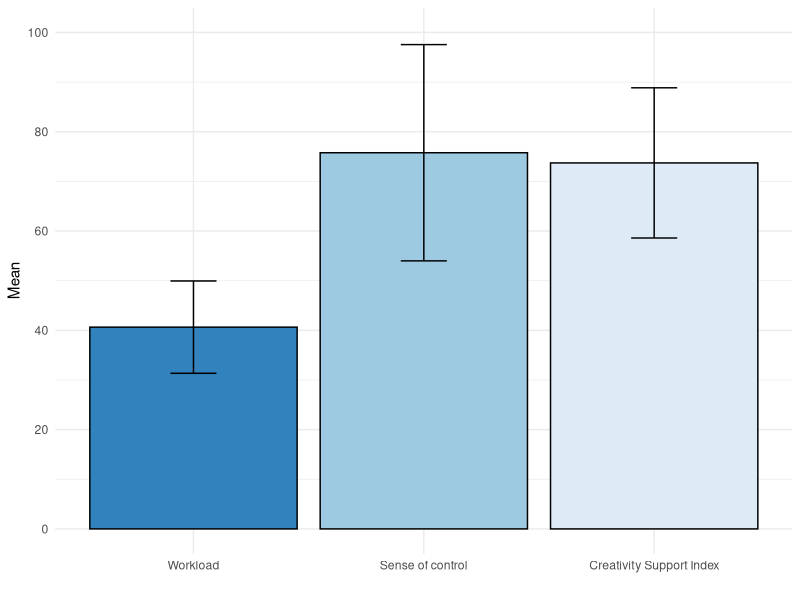
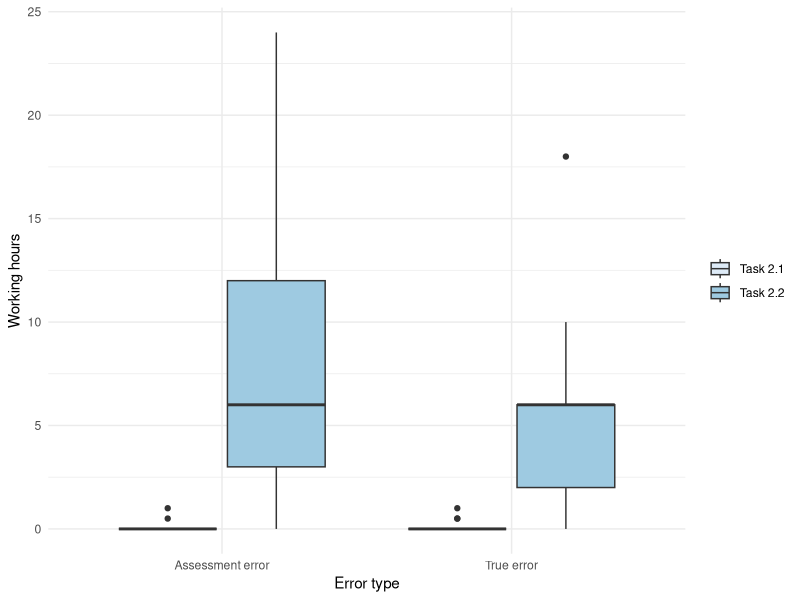
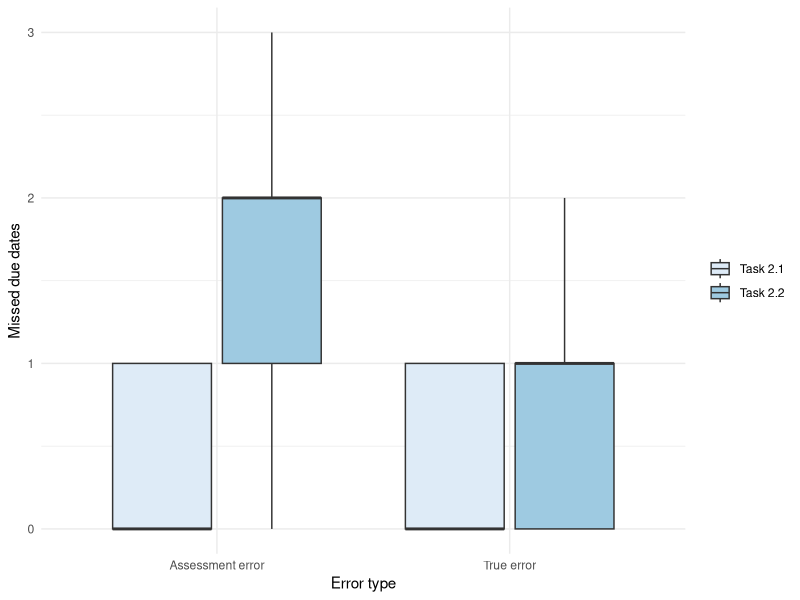
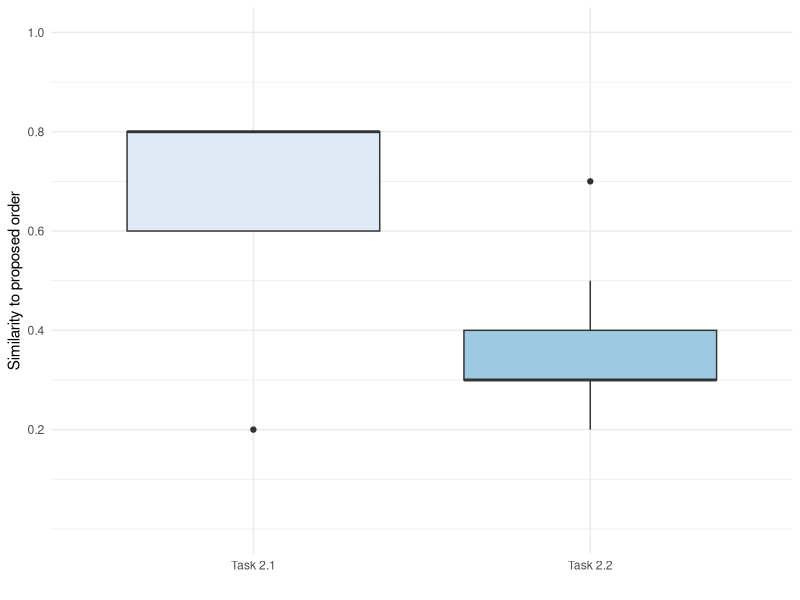
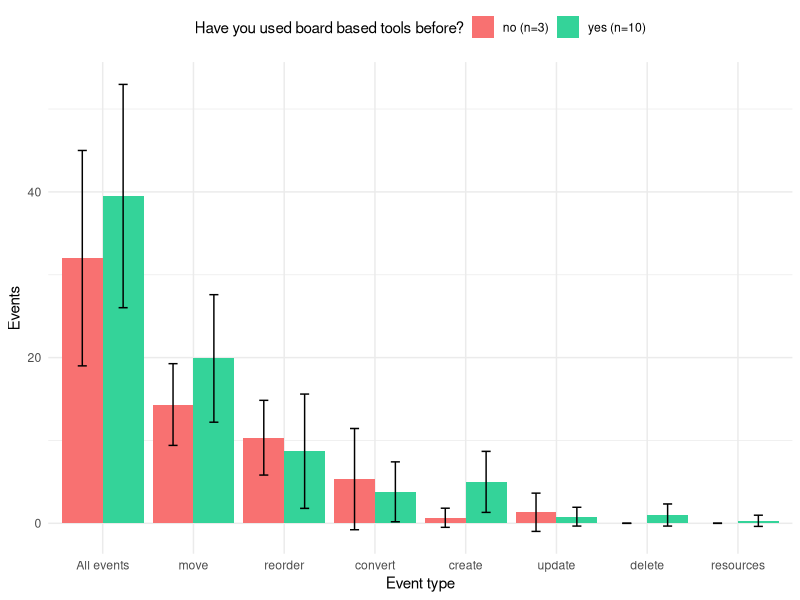
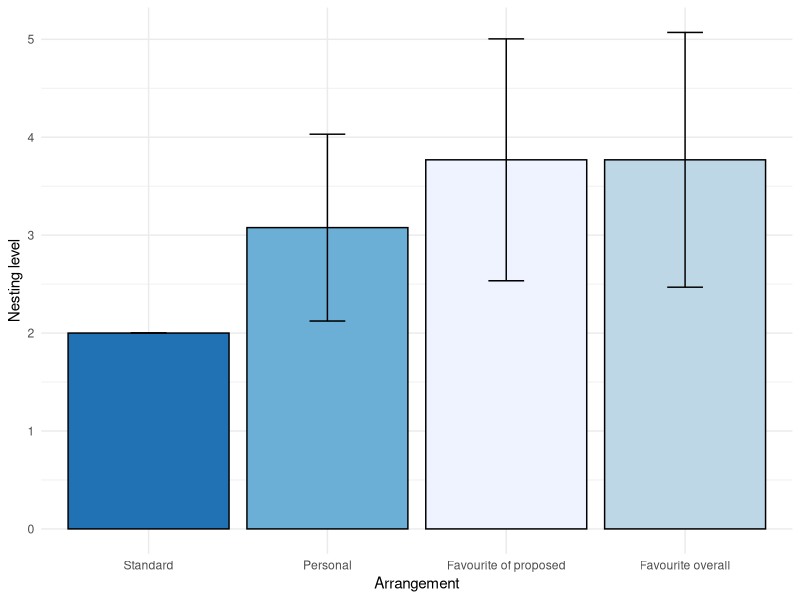
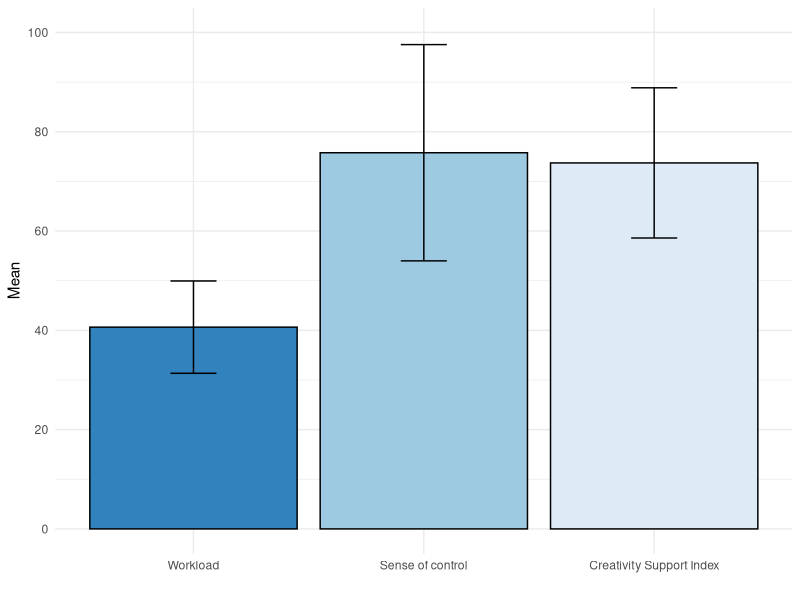
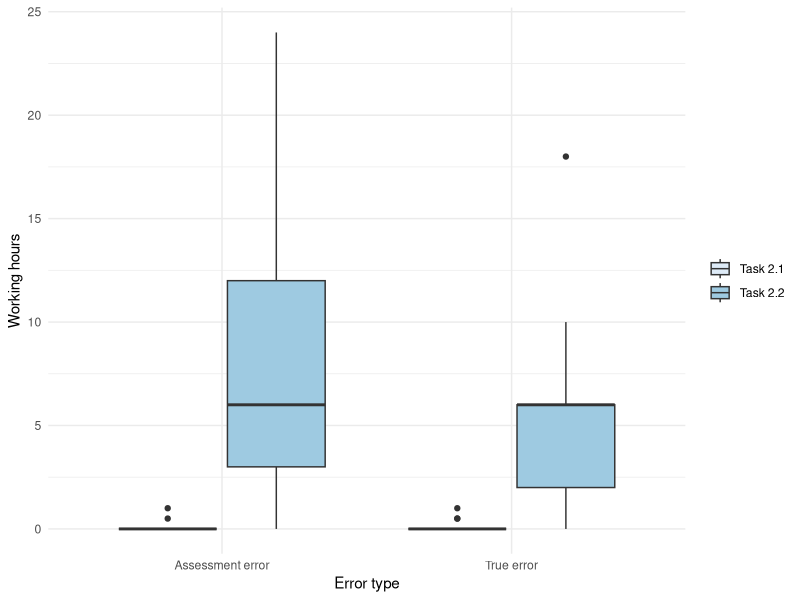

Reproduce these figures in R, in order.
## ---- chunk 1
getwd()
library(readxl)
library(dplyr)
library(tidyr)
library(ggplot2)

nasa_tlx <- read_excel("data/nasa_tlx_data.xlsx")

data <- nasa_tlx %>%
  pivot_longer(cols = c(`Workload`, `Sense of control`, `Creativity Support Index`), names_to="variable", values_to="value") %>%
  group_by(variable) %>%
  summarize_at(vars(value), list(~mean(.), ~sd(.))) %>%
  arrange(factor(variable, levels = c("Workload", "Sense of control", "Creativity Support Index")))


plot <- data %>%
  ggplot( aes(x=factor(variable, level=variable), y=mean, fill=variable)) + 
  geom_bar(position="dodge", stat="identity", colour = "#000000") + 
  geom_errorbar(aes(x=variable, ymin=mean-sd, ymax=mean+sd), width=0.2) + 
  scale_y_continuous(breaks = c(0, 20, 40, 60, 80, 100), limits=c(0,100)) +
  xlab(" ") + ylab("Mean") +
  guides(fill="none") +
  theme_minimal() +
  scale_fill_brewer(palette = "Blues")

print(plot)

ggsave("plots/bar_nasa_tlx_plot.eps",
       plot = plot,
       device = "eps",
       scale = 1, units = "cm",
       dpi = 300,
       limitsize = TRUE)
## ---- chunk 2
getwd()
library(readxl)
library(reshape2)
library(ggplot2)

diff_h <- read_excel("data/Diff.xlsx", sheet = "diff_h")
diff_due <- read_excel("data/Diff.xlsx", sheet = "diff_due")
diff_order <- read_excel("data/Diff.xlsx", sheet = "diff_order")

data_h <- melt(diff_h, id.vars=c("Participant ID", "Type"))
data_due <- melt(diff_due, id.vars=c("Participant ID", "Type"))
data_order <- melt(diff_order, id.vars=c("Participant ID"))

plot_h <- data_h %>%
  ggplot(aes(x=factor(Type, level=unique(Type)), y=value, fill=variable)) + 
  geom_boxplot() + 
  # geom_jitter() +
  xlab("Error type") + ylab("Working hours") + 
  theme_minimal() + 
  theme(legend.title = element_blank()) +
  scale_fill_brewer(palette = "Blues")

plot_due <- data_due %>%
  ggplot(aes(x=factor(Type, level=unique(Type)), y=value, fill=variable)) + 
  geom_boxplot() + 
  # geom_jitter() +
  xlab("Error type") + ylab("Missed due dates") +
  theme_minimal() + 
  theme(legend.title = element_blank()) +
  scale_fill_brewer(palette = "Blues")

plot_order <- data_order %>%
  ggplot(aes(x=variable, y=value, fill=variable)) + 
  geom_boxplot() + 
  # geom_jitter() +
  scale_y_continuous(breaks = c(.2, .4, .6, .8, 1), limits=c(0,1)) +
  xlab(" ") + ylab("Similarity to proposed order") + 
  guides(fill="none") +
  theme_minimal() + 
  scale_fill_brewer(palette = "Blues")

plot_h
plot_due
plot_order

ggsave("plots/box_diff_h.eps",
       plot = plot_h,
       device = "eps",
       scale = 1, units = "cm",
       dpi = 300,
       limitsize = TRUE)
ggsave("plots/box_diff_due.eps",
       plot = plot_due,
       device = "eps",
       scale = 1, units = "cm",
       dpi = 300,
       limitsize = TRUE)
ggsave("plots/box_diff_order.eps",
       plot = plot_order,
       device = "eps",
       scale = 1, units = "cm",
       dpi = 300,
       limitsize = TRUE)
## ---- chunk 3
getwd()
library(readxl)
library(dplyr)
library(tidyr)
library(ggplot2)

events <- read_excel("data/Task1.xlsx", sheet = "events")

data <- events %>%
  pivot_longer(cols=c(4:11), names_to="variable", values_to="value") %>%
  group_by(`Used before`, variable) %>%
  summarise_at(vars(value), list(~mean(.), ~sd(.)))

plot <- data %>%
  ggplot(aes(x=reorder(variable, -mean), y=mean, fill=factor(`Used before`))) + 
  geom_bar(stat="identity", position = "dodge") + 
  geom_errorbar(aes(ymin=mean-sd, ymax=mean+sd), width=0.2, position=position_dodge(.9)) + 
  xlab("Event type") + ylab("Events") +
  theme_minimal() +
  theme(legend.position="top") + 
  scale_fill_manual(values=c("#F87171", "#34D399"), 
                    name="Have you used board based tools before?",
                    labels=c("no (n=3)", "yes (n=10)"))
print(plot)

ggsave("plots/bar_events_by_exp.eps",
       plot = plot,
       device = "eps",
       scale = 1, units = "cm",
       dpi = 300,
       limitsize = TRUE)
## ---- chunk 4
getwd()
library(readxl)
library(dplyr)
library(tidyr)
library(ggplot2)

nesting <- read_excel("data/Task1.xlsx", sheet = "nesting")

data <- nesting %>% pivot_longer(cols=-c(`Participant ID`), names_to="variable", values_to="value") %>% 
  group_by(variable) %>% 
  summarize_at(vars(value), list(~mean(.), ~sd(.))) %>%
  arrange(factor(variable, levels = c("Standard", "Personal", "Favourite of proposed", "Favourite overall")))

plot <- data %>%
  ggplot(aes(x=factor(variable, level=variable), y=mean, fill=variable)) + 
  geom_bar(stat="identity", position = "dodge", colour = "#000000") + 
  geom_errorbar(aes(x=variable, ymin=mean-sd, ymax=mean+sd), width=0.2) + 
  xlab("Arrangement") + ylab("Nesting level") +
  guides(fill="none") +
  theme_minimal() +
  scale_fill_brewer(palette = "Blues")

print(plot)

ggsave("plots/bar_preffered_nesting_level",
       plot = plot,
       device = "eps",
       scale = 1, units = "cm",
       dpi = 300,
       limitsize = TRUE)

## ---- chunk 5
getwd()
library(readxl)
events <- read_excel("data/Task1.xlsx", sheet = "events")
View(events)

c1 <- cor.test(events$`Used before`, events$`All events`)
c2 <-cor.test(events$`Used before`, events$move)
c3 <- cor.test(events$`Used before`, events$create)

c4 <- cor.test(events$`Prior experience`, events$`All events`)
c5 <- cor.test(events$`Prior experience`, events$move)
c6 <- cor.test(events$`Prior experience`, events$create)
